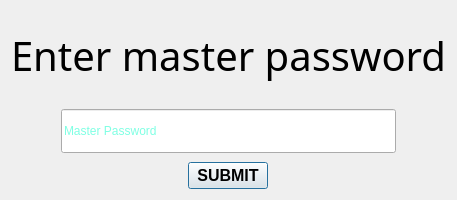
<?xml version="1.0" encoding="UTF-8"?>
<ui version="4.0">
 <class>authDialog</class>
 <widget class="QDialog" name="authDialog">
  <property name="geometry">
   <rect>
    <x>0</x>
    <y>0</y>
    <width>440</width>
    <height>200</height>
   </rect>
  </property>
  <property name="windowTitle">
   <string>Dialog</string>
  </property>
  <layout class="QVBoxLayout" name="verticalLayout" stretch="2,1,0">
   <property name="spacing">
    <number>9</number>
   </property>
   <item>
    <layout class="QHBoxLayout" name="horizontalLayout">
     <item>
      <widget class="QLabel" name="label">
       <property name="font">
        <font>
         <family>Rockwell</family>
         <pointsize>30</pointsize>
        </font>
       </property>
       <property name="text">
        <string>Enter master password</string>
       </property>
       <property name="alignment">
        <set>Qt::AlignmentFlag::AlignCenter</set>
       </property>
      </widget>
     </item>
    </layout>
   </item>
   <item>
    <layout class="QVBoxLayout" name="verticalLayout_2">
     <property name="leftMargin">
      <number>50</number>
     </property>
     <property name="rightMargin">
      <number>50</number>
     </property>
     <item>
      <widget class="QLineEdit" name="mpassEdit">
       <property name="sizePolicy">
        <sizepolicy hsizetype="Expanding" vsizetype="Expanding">
         <horstretch>0</horstretch>
         <verstretch>0</verstretch>
        </sizepolicy>
       </property>
       <property name="styleSheet">
        <string notr="true">color:#00ffc8;</string>
       </property>
       <property name="inputMask">
        <string/>
       </property>
       <property name="text">
        <string/>
       </property>
       <property name="echoMode">
        <enum>QLineEdit::EchoMode::Password</enum>
       </property>
       <property name="placeholderText">
        <string>Master Password</string>
       </property>
      </widget>
     </item>
    </layout>
   </item>
   <item alignment="Qt::AlignmentFlag::AlignHCenter">
    <widget class="QPushButton" name="submitButton">
     <property name="font">
      <font>
       <pointsize>12</pointsize>
       <bold>true</bold>
      </font>
     </property>
     <property name="text">
      <string>SUBMIT</string>
     </property>
    </widget>
   </item>
  </layout>
 </widget>
 <resources/>
 <connections/>
</ui>
